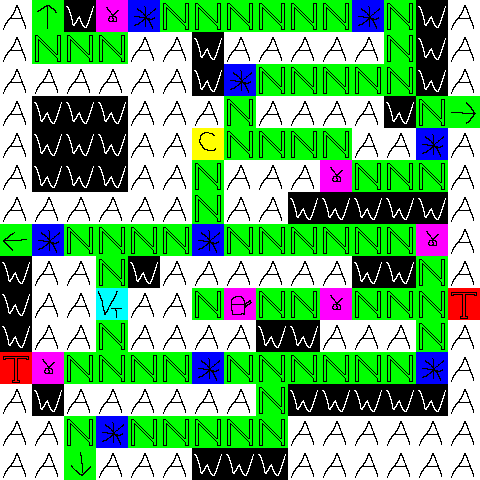

A level layout from a 2D game, rendered from its tile map. Below: a short description, then the map file with its tile-grid data intact:
An orthogonal 15x15 tile map with 32x32 px tiles, 1 tile layer (tiles).

<map version="1.5" tiledversion="1.6.0" orientation="orthogonal" renderorder="right-down" width="15" height="15" tilewidth="32" tileheight="32" infinite="0" nextlayerid="2" nextobjectid="1">
 <editorsettings>
  <export target="test8.json" format="json" />
 </editorsettings>
 <tileset firstgid="1" source="tileset.tsx" />
 <layer id="1" name="tiles" width="15" height="15">
  <data encoding="csv">
64,9,4,17,3,2,2,2,2,2,2,3,2,4,64,
64,2,2,2,64,64,4,64,64,64,64,64,2,4,64,
64,64,64,64,64,64,4,3,2,2,2,2,2,4,64,
64,4,4,4,64,64,64,2,64,64,64,64,4,2,10,
64,4,4,4,64,64,8,2,2,2,2,64,64,3,64,
64,4,4,4,64,64,2,64,64,64,17,2,2,2,64,
64,64,64,64,64,64,2,64,64,4,4,4,4,4,64,
12,3,2,2,2,2,3,2,2,2,2,2,2,17,64,
4,64,64,2,4,64,64,64,64,64,64,4,4,2,64,
4,64,64,5,64,64,2,15,2,2,17,2,2,2,1,
4,64,64,2,64,64,64,64,4,4,64,64,64,2,64,
1,17,2,2,2,2,3,2,2,2,2,2,2,3,64,
64,4,64,64,64,64,64,64,2,4,4,4,4,4,64,
64,64,2,3,2,2,2,2,2,64,64,64,64,64,64,
64,64,11,64,64,64,4,4,4,64,64,64,64,64,64
</data>
 </layer>
</map>
